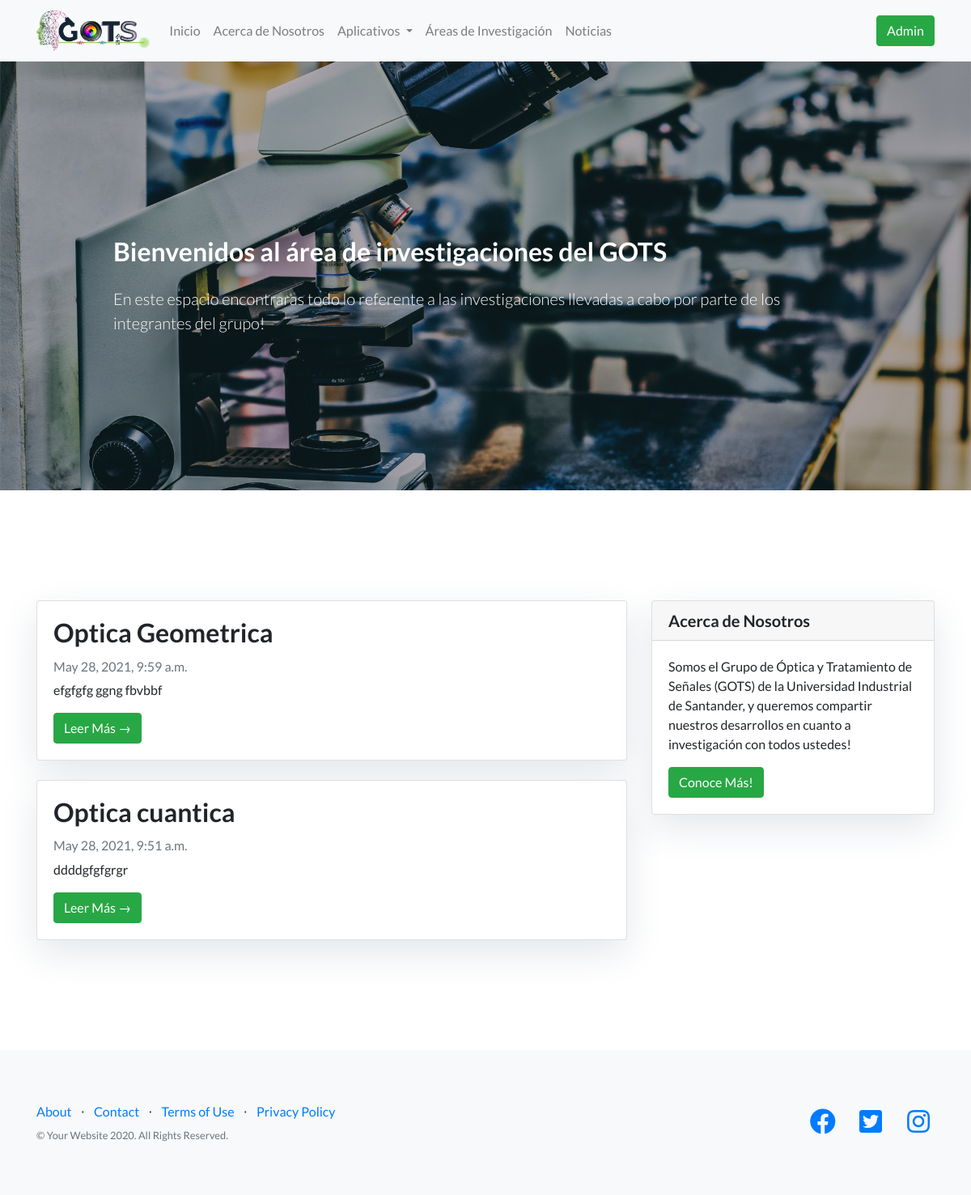
The page /research/ (signed in) on the database its author committed.
### apps/home/models.py (models this page shows, shortened)
class Configuration(models.Model):
	group_name = models.CharField(max_length=45)
	admin_name = models.CharField(max_length=45)
	admin_email = models.CharField(max_length=45)
	group_logo = models.ImageField(upload_to='img')
	about = models.TextField()

class MenuItem(models.Model):
	name = models.CharField(max_length=45)
	url = models.CharField(max_length=200)
	menu = models.ForeignKey(Menu, on_delete=models.CASCADE)
	class Meta:
		ordering = ['pk']

### apps/research/models.py (models this page shows, shortened)
class ResearchArea(models.Model):
	area = models.CharField(max_length=100)
	slug = models.SlugField(max_length=200, unique=True)
	description = models.TextField()
	image = models.ImageField(upload_to='research/img')
	content = models.TextField(blank=True, null=True)
	updated_on = models.DateTimeField(auto_now=True)
	created_on = models.DateTimeField(auto_now_add=True)
	class Meta:
		ordering = ['-created_on']

### apps/research/views.py (the view)
# urls.py: path('', ResearchAreaList.as_view(), name='researcharea'),
class ResearchAreaList(generic.ListView):
	template_name = 'researcharea_list.html'
	def get(self, request, *args, **kwargs):
		if request.user.is_anonymous:
			user = None
		else:
			user = {
				'username': request.user.username,
				'email': request.user.email,
				'is_authenticated': request.user.is_authenticated
			}
		try:
			configuration = Configuration.objects.get(pk=1)
		except ObjectDoesNotExist:
			configuration = None
		try:
			menu = Menu.objects.get(pk=1)
			menu_data = {
				'name': menu.name,
				'items': [
					{
						'name': item.name,
						'url': item.url,
						'elements': [
							{'name': element.name, 'url': element.url} for element in MenuItemElement.objects.filter(menu_item=item)
						]
					} for item in MenuItem.objects.filter(menu=menu)
				]
			}
		except ObjectDoesNotExist:
			menu_data = None
		response = {
			'success': 'true',
			'message': 'Configuration data fetched successfully',
			'data': {
				'configuration': configuration,
				'menu': menu_data
			},
			'user': user,
			'researcharea_list': ResearchArea.objects.all().order_by('-created_on')
		}
		return render(request, self.template_name, response)

### apps/research/templates/researcharea_list.html
{% extends "base.html" %}
{% block content %}
<header class="masthead">
    <div class="overlay"></div>
    <div class="container">
        <div class="row">
            <div class="col-md-8 col-md-10 mx-auto">
                <div class="site-heading">
                    <h2 class=" site-heading my-4 mt-3 text-white"> Bienvenidos al área de investigaciones del GOTS </h2>
                    <p class="lead mb-0 text-white">En este espacio encontraras todo lo referente a las investigaciones llevadas a cabo por parte de los integrantes del grupo! &nbsp
                    </p>
                </div>
            </div>
        </div>
    </div>
</header>
<section class="introduction">
    <div class="container">
        <div class="row">
            <div class="col-md-8 mt-4 left">
                {% if researcharea_list %}
                {% for item in researcharea_list %}
                <div class="card mb-4">
                    <div class="card-body">
                        <h2 class="card-title">{{ item.area }}</h2>
                        <p class="card-text text-muted h6"> {{ item.created_on}} </p>
                        <p class="card-text">{{item.description}}</p>
                        <a href="{% url 'researcharea_detail' item.slug  %}" class="btn btn-success">Leer Más &rarr;</a>
                    </div>
                </div>
                {% endfor %}
                {% else %}
                <div class="alert alert-light" role="alert">
                    <h4 class="alert-heading">Nadie ha creado una entrada aun!</h4>
                    <p>Para crear una entrada debes tener una cuenta, si la tienes te invito a que crees tu primera entrada.</p>
                </div>
                {% endif %}
            </div>
            {% block sidebar %} {% include 'sidebar.html' %} {% endblock sidebar %}
        </div>
    </div>
</section>
{%endblock%}

### apps/blog/templates/base.html (shortened to what this page needs)
{% load static %}
<!DOCTYPE html>
<html lang="en">
<head>
  <link rel="stylesheet" href="{% static 'vendor/bootstrap/css/bootstrap.min.css' %}">
  <link rel="stylesheet" href="{% static 'vendor/fontawesome-free/css/all.min.css' %}">
  <link rel="stylesheet" href="{% static 'vendor/simple-line-icons/css/simple-line-icons.css' %}">
  <link rel="stylesheet" href="{% static 'css/landing-page.css' %}">
</head>
<body>
  <nav class="navbar navbar-expand-lg navbar-light bg-light">
    <div class="container">
      <a class="navbar-brand" href="/">
        <img src="{{ data.configuration.group_logo.url }}" height="50" class="d-inline-block align-top" alt="" loading="lazy">
      </a>
      <div class="collapse navbar-collapse" id="navbarNavDropdown">
        <ul class="navbar-nav mr-auto mt-2 mt-lg-0">
          {% for item in data.menu.items %}
          {% if item.elements %}
          <li class="nav-item dropdown">
            <a class="nav-link dropdown-toggle" href="{{item.url}}" id="navbarDropdownApps" role="button" data-toggle="dropdown" aria-haspopup="true" aria-expanded="false">
            {{item.name}}
            </a>
          </li>
          {% else %}
          <li class="nav-item">
            <a class="nav-link" href="{{item.url}}">{{item.name}}</a>
          </li>
          {% endif %}
          {% endfor %}
        </ul>
        <div class="form-inline my-2 my-lg-0">
          <button class="btn btn-success" type="button" onclick="go_to_admin_panel()">{% if user.is_authenticated %}Admin{% else %}Login{% endif %}</button>
        </div>
      </div>
    </div>
  </nav>
  {% block content %}{% endblock %}
  <footer class="footer bg-light">
    <div class="container">
      <div class="row">
        <div class="col-lg-6 h-100 text-center text-lg-left my-auto">
          <ul class="list-inline mb-2">
            <li class="list-inline-item">
              <a href="#">About</a>
            </li>
            <li class="list-inline-item">&sdot;</li>
            <li class="list-inline-item">
              <a href="#">Contact</a>
            </li>
            <li class="list-inline-item">&sdot;</li>
            <li class="list-inline-item">
              <a href="#">Terms of Use</a>
            </li>
            <li class="list-inline-item">&sdot;</li>
            <li class="list-inline-item">
              <a href="#">Privacy Policy</a>
            </li>
          </ul>
          <p class="text-muted small mb-4 mb-lg-0">&copy; Your Website 2020. All Rights Reserved.</p>
        </div>
        <div class="col-lg-6 h-100 text-center text-lg-right my-auto">
          <ul class="list-inline mb-0">
            <li class="list-inline-item mr-3">
              <a href="#">
                <i class="fab fa-facebook fa-2x fa-fw"></i>
              </a>
            </li>
            <li class="list-inline-item mr-3">
              <a href="#">
                <i class="fab fa-twitter-square fa-2x fa-fw"></i>
              </a>
            </li>
            <li class="list-inline-item">
              <a href="#">
                <i class="fab fa-instagram fa-2x fa-fw"></i>
              </a>
            </li>
          </ul>
        </div>
      </div>
    </div>
  </footer>
</body>
</html>

### static/css/landing-page.css (style rules this page uses)
body { font-family: 'Lato', 'Helvetica Neue', Helvetica, Arial, sans-serif; }
h1, h2, h3, h4, h5, h6 { font-family: 'Lato', 'Helvetica Neue', Helvetica, Arial, sans-serif; font-weight: 700; }
header.masthead { position: relative; background-color: #343a40; background: url("../img/bg-masthead.jpg") no-repeat center center; background-size: cover; padding-top: 8rem; padding-bottom: 8rem; }
header.masthead .overlay { position: absolute; background-color: #212529; height: 100%; width: 100%; top: 0; left: 0; opacity: 0.3; }
@media (min-width: 768px) { header.masthead { padding-top: 12rem; padding-bottom: 12rem; } }
.introduction { padding-top: 7rem; padding-bottom: 7rem; }
footer.footer { padding-top: 4rem; padding-bottom: 4rem; }
.card { box-shadow: 0 16px 48px #E3E7EB; }

### rows shown on the page
Configuration: configuration.group_logo (picture)
MenuItem: name "Inicio"
MenuItem: name "Acerca de Nosotros"
MenuItem: name "Aplicativos"
MenuItem: name "Áreas de Investigación"
MenuItem: name "Noticias"
ResearchArea: area "Optica Geometrica", created_on "May 28, 2021, 9:59 a.m.", description "efgfgfg ggng fbvbbf"
ResearchArea: area "Optica cuantica", created_on "May 28, 2021, 9:51 a.m.", description "ddddgfgfgrgr"
